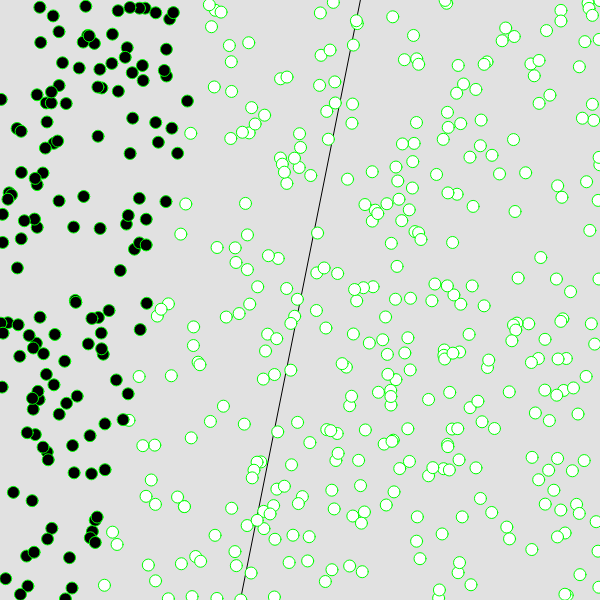
Frame 1 (no input)
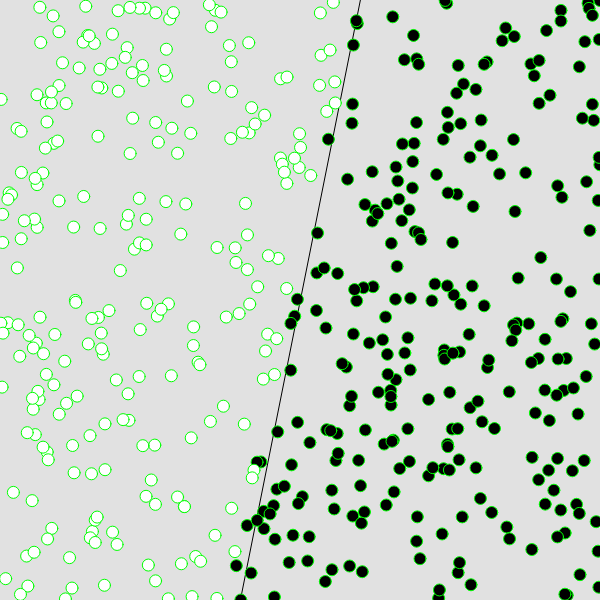
Frame 60 (no input)
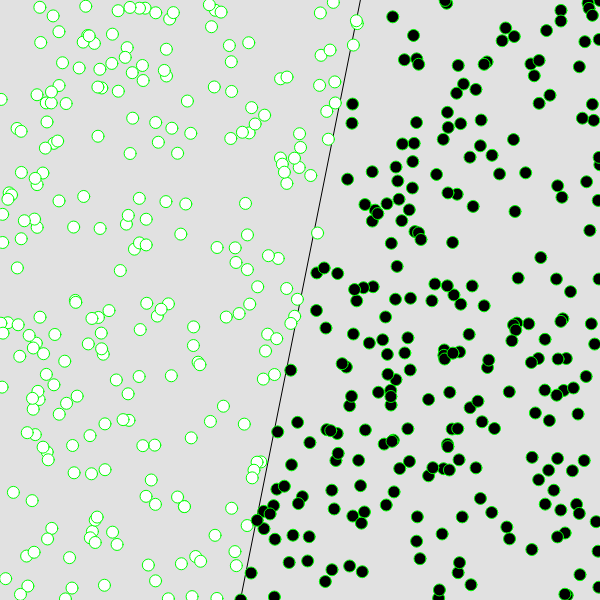
Frame 120 (the mouse pressed at the canvas centre since frame 60)

The p5.js sketch that drew these frames (run headless with seeded random() and noise() and a simulated clock; from frame 60 on, the mouse is pressed at the canvas centre):

// p5.js sketch
// ── sketch.js
let data = [];
let p;

function setup() {
	createCanvas(600, 600);
	for(let i = 0; i < 500; i++){
		data[i] = new Points();
	}
	p = new Perceptron();
	p.set_weights(data[0].x.length);
	console.log("w[0]: ", p.w[0]);
	console.log("w[1]: ", p.w[1]);
	console.log("w[2]: ", p.w[2]);
}

function draw() {
	background(225);
	// frameRate(1);
	stroke(0);
	ellipse(mapX(0), mapY(0), 5, 5);
	line(mapX(-width / 2), mapY(f(-width / 2)), mapX(width / 2), mapY(f(width / 2)));
	stroke(0, 255, 0);
	for(let i = 0; i < data.length; i++){
		p.displayData(data[i]);
	}
	for(let i = 0; i < data.length; i++){
		p.train(data[i]);
	}
}

function mousePressed(){
	console.log("w[0]: ", p.w[0]);
	console.log("w[1]: ", p.w[1]);
	console.log("w[2]: ", p.w[2]);	
}

function f(x){
	return 5 * x - 2;
}

function mapX(x){
	return width / 2 + x;
}

function mapY(y){
	return height / 2 - y;
}
// ── data.js
class Points{
	
	constructor(){
		this.x = [1, random(-1, 1), random(-1, 1)];
		if(this.x[2] * height / 2 > f(this.x[1] * width / 2)){
			this.label = 1;
		}
		else{
			this.label = -1;
		}
	}

}
// ── perceptron4.js
class Perceptron{

	constructor(){
		this.w = [];
		this.lr = 0.1;
	}

	//Initializing weights
	set_weights(size){
		for(let i = 0; i < size; i++){
			this.w[i] = random(-1, 1);
		}
	}

	//math_function to calculate the sum of inputs and weights
	math_function(data){
		let sum = 0;
		for(let i = 0; i < this.w.length; i++){
			sum = sum + data.x[i] * this.w[i];
		}
		return this.sign(sum);
	}

	//Activation function
	sign(value){
		if(value > 0){
			return 1;
		}
		else{
			return -1;
		}
	}

	displayData(data){
		let y = this.math_function(data);
		if(y == 1){
			fill(255);
		}
		else{
			fill(0);
		}
		ellipse(mapX(data.x[1] * width / 2), mapY(data.x[2] * height / 2), 12, 12);
	}

	train(data){
		let y = this.math_function(data);
		let error = data.label - y;
		let del_w;
		for(let i = 0; i < this.w.length; i++){
			del_w = error * data.x[i] * this.lr;
			this.w[i] = this.w[i] + del_w;
		}
	}

}
